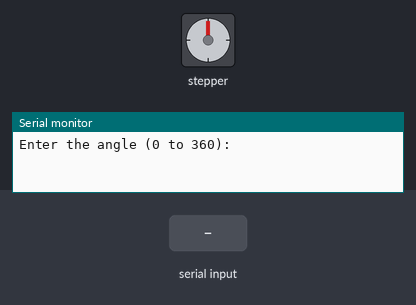
A sketch run on a simulated Arduino Uno, built with avr-gcc and run on an emulated ATmega328P. Shown: stepper motor, the last lines printed to the serial monitor. The inputs (shaded band) are chosen by the test bench. Stepper angles assume 100 steps per turn.

Above: at 1.2 s.
1.3 s: "90,45\n" received over Serial
At 4.1 s:
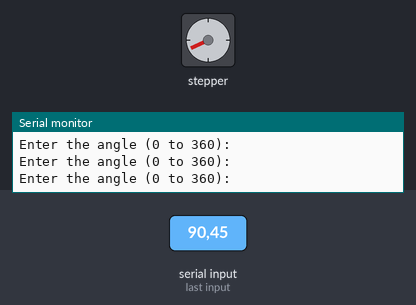
4.3 s: "30,150\n" received over Serial
At 4.45 s:
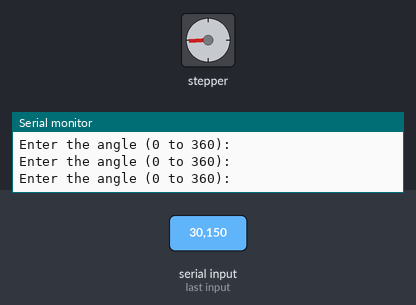
7.3 s: "90\n" received over Serial
10.3 s: "5\n" received over Serial
At 11.6 s:
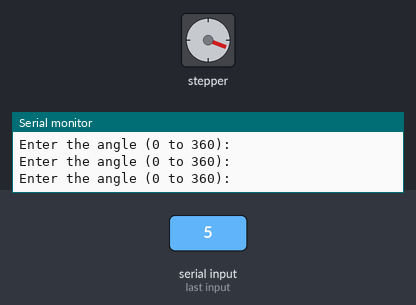
11.9 s: "200\n" received over Serial
At 12.05 s:
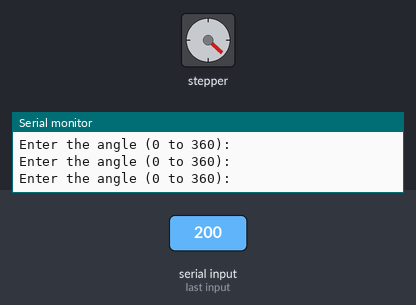
14.9 s: "90,45\n" received over Serial
Timing chart, 0 to 18.9 s (numbered marks = the images above; inputs shaded):
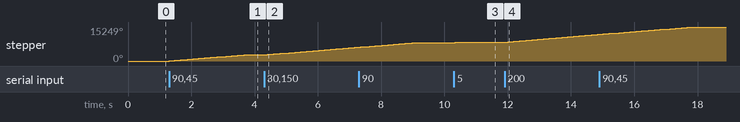

Measured:
- after the input at 1.3 s, stepper: turns 2764° clockwise in 2.4 s, starting at once
- after the input at 4.3 s, stepper: keeps turning clockwise at about 1157°/s, starting at once
- after the input at 10.3 s, stepper: turns 101° clockwise, starting after 0.05 s
- after the input at 11.9 s, stepper: keeps turning clockwise at about 1197°/s, starting at once

The sketch:

mini_M1_360_code_V0.ino
```cpp
#include <Stepper.h>

// Change these constants according to your motor's specifications
const int stepsPerRevolution = 100;  // change this to fit the number of steps per revolution
const int motorPin1 = 2;
const int motorPin2 = 3;
const int motorPin3 = 4;
const int motorPin4 = 5;

Stepper myStepper(stepsPerRevolution, motorPin1, motorPin2, motorPin3, motorPin4);

void setup() {
  // Set the speed of the motor
  myStepper.setSpeed(200);  // Set to your desired speed in RPM
  Serial.begin(9600);
}

void loop() {
  Serial.println("Enter the angle (0 to 360): ");

  while (Serial.available() == 0);

 int givenAngle = Serial.parseInt();

  int targetAngle = givenAngle*4;

  // Convert degrees to steps
  int stepsToMove = map(targetAngle, 0, 360, 0, stepsPerRevolution * 5.12);

  // Move the stepper motor
  myStepper.step(stepsToMove);

  delay(100);  // Add a delay for stability
}
```
